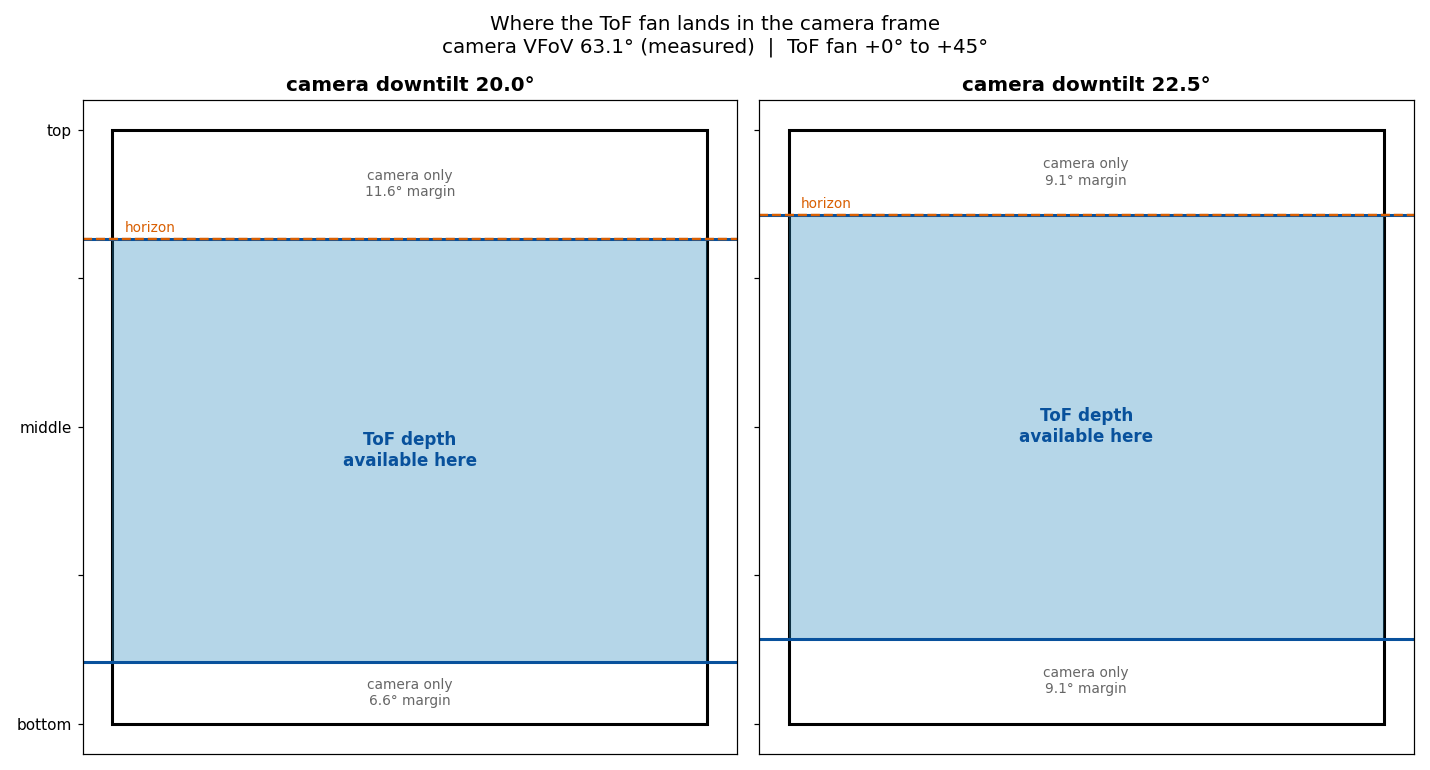

Source code (Python):
#!/usr/bin/env python3
"""
camera_tof_overlap.py - where does the ToF fan land inside the camera image?

Uses the MEASURED camera vertical FoV from the 2026-07-30 fisheye calibration
(63.1 deg, RMS 0.30 px), not the old extrapolated 67 deg guess.

The ToF fan should sit comfortably inside the camera's vertical view with margin
top and bottom: near the image edges a fisheye is most distorted and the
calibration is least constrained (our board never reached the extreme corners),
so depth projected there is the least trustworthy.

Writes docs/camera_tof_overlap.png
"""
import os

import numpy as np
import matplotlib
matplotlib.use("Agg")
import matplotlib.pyplot as plt

HERE = os.path.dirname(os.path.abspath(__file__))
OUT = os.path.join(HERE, "camera_tof_overlap.png")

CAM_VFOV = 63.12       # MEASURED, calibration_720p.txt
TOF_VFOV = 45.0
TOF_TILT = 22.5        # agreed: fan spans 0..45 deg below horizontal
CAM_TILTS = [20.0, 22.5]

tof_top, tof_bot = TOF_TILT - TOF_VFOV / 2, TOF_TILT + TOF_VFOV / 2

print(f"camera vertical FoV : {CAM_VFOV:.2f} deg (measured)")
print(f"ToF fan             : {tof_top:+.1f} to {tof_bot:+.1f} deg below horizontal\n")

fig, axes = plt.subplots(1, len(CAM_TILTS), figsize=(13, 7), sharey=True)
for ax, ct in zip(np.atleast_1d(axes), CAM_TILTS):
    cam_top, cam_bot = ct - CAM_VFOV / 2, ct + CAM_VFOV / 2
    # fraction down the image where a given angle lands
    f_top = (tof_top - cam_top) / CAM_VFOV
    f_bot = (tof_bot - cam_top) / CAM_VFOV
    m_top, m_bot = tof_top - cam_top, cam_bot - tof_bot

    print(f"--- camera downtilt {ct:.1f} deg ---")
    print(f"  camera sees      {cam_top:+.2f} to {cam_bot:+.2f} deg")
    print(f"  margin above ToF {m_top:5.2f} deg   margin below ToF {m_bot:5.2f} deg")
    print(f"  ToF band occupies {f_top*100:.1f}% to {f_bot*100:.1f}% of image height")
    print(f"  -> ToF bottom row sits {100-f_bot*100:.1f}% of the frame above the bottom edge\n")

    # draw the image frame with the ToF band on it
    ax.add_patch(plt.Rectangle((0, 0), 1, 1, fill=False, ec="k", lw=2))
    ax.add_patch(plt.Rectangle((0, 1 - f_bot), 1, f_bot - f_top,
                               color="#2b8cbe", alpha=0.35, lw=0))
    ax.axhline(1 - f_top, color="#08519c", lw=2)
    ax.axhline(1 - f_bot, color="#08519c", lw=2)
    # horizon line
    f_hor = (0.0 - cam_top) / CAM_VFOV
    ax.axhline(1 - f_hor, color="#d95f02", lw=1.6, ls="--")
    ax.text(0.02, 1 - f_hor + 0.012, "horizon", color="#d95f02", fontsize=9)

    ax.text(0.5, 1 - (f_top + f_bot) / 2, "ToF depth\navailable here",
            ha="center", va="center", fontsize=11, fontweight="bold", color="#08519c")
    ax.text(0.5, 1 - f_top / 2, f"camera only\n{m_top:.1f}° margin",
            ha="center", va="center", fontsize=9, color="#666")
    ax.text(0.5, (1 - f_bot) / 2, f"camera only\n{m_bot:.1f}° margin",
            ha="center", va="center", fontsize=9, color="#666")

    ax.set_title(f"camera downtilt {ct:.1f}°", fontsize=13, fontweight="bold")
    ax.set_xlim(-0.05, 1.05); ax.set_ylim(-0.05, 1.05)
    ax.set_xticks([]); ax.set_yticks([0, 0.25, 0.5, 0.75, 1.0])
    ax.set_yticklabels(["bottom", "", "middle", "", "top"])

fig.suptitle(f"Where the ToF fan lands in the camera frame\n"
             f"camera VFoV {CAM_VFOV:.1f}° (measured)  |  ToF fan {tof_top:+.0f}° to {tof_bot:+.0f}°",
             fontsize=13)
fig.tight_layout()
fig.savefig(OUT, dpi=110)
print("wrote", OUT)
